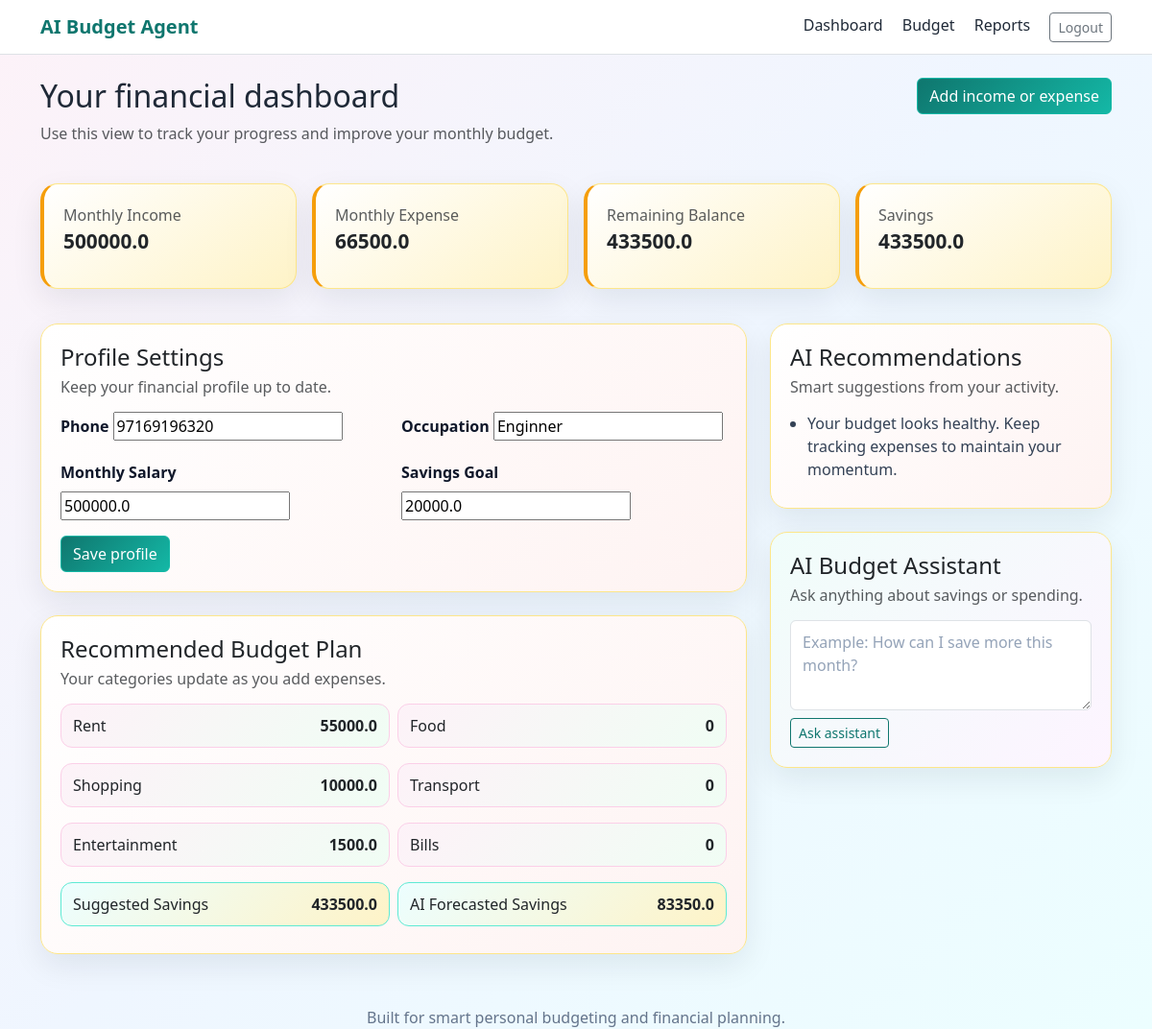
/dashboard (signed in), run on the app's committed database.
### tables this page shows
CREATE TABLE expenses (
            id INTEGER PRIMARY KEY AUTOINCREMENT,
            user_id INTEGER NOT NULL,
            category TEXT NOT NULL,
            amount REAL NOT NULL,
            description TEXT,
            expense_date TEXT NOT NULL,
            created_at TEXT NOT NULL,
            FOREIGN KEY (user_id) REFERENCES users(id)
        );

### app.py (the view)
    def wrapped(*args, **kwargs):
        if not get_current_user().is_authenticated:
            flash("Please sign in to continue.", "warning")
            return redirect(url_for("login"))
        return view_func(*args, **kwargs)

### app.py (called while the page is built, shortened)
def get_current_user():
    user_id = session.get("user_id")
    if not user_id:
        return AnonymousUser()
    db = get_db()
    row = db.execute("SELECT id, username, email FROM users WHERE id = ?", (user_id,)).fetchone()
    if row:
        return User(row[0], row[1], row[2])
    session.pop("user_id", None)
    return AnonymousUser()

@app.context_processor
def inject_user():
    return {"current_user": get_current_user()}

def login_required(view_func):
    def wrapped(*args, **kwargs):
        if not get_current_user().is_authenticated:
            flash("Please sign in to continue.", "warning")
            return redirect(url_for("login"))
        return view_func(*args, **kwargs)
    wrapped.__name__ = view_func.__name__
    return wrapped

def get_db():
    if "db" not in g:
        conn = sqlite3.connect(DB_PATH)
        conn.row_factory = sqlite3.Row
        g.db = conn
    return g.db

def ensure_dataset():
    if DATASET_PATH.exists():
        return

def build_budget_plan(summary):
    category_names = ["Rent", "Food", "Shopping", "Transport", "Entertainment", "Bills"]
    plan = {name.lower(): summary["category_totals"].get(name, 0) for name in category_names}
    plan["savings"] = max(0, summary["monthly_income"] - summary["monthly_expense"])
    plan["predicted_savings"] = max(0, summary["monthly_income"] * 0.18 - (summary["monthly_expense"] * 0.1))
    return plan

@app.before_request
def ensure_db_ready():
    init_db()
    ensure_dataset()

@app.route("/dashboard", methods=["GET", "POST"])
@login_required
def dashboard():
    summary = calculate_summary(get_current_user().id)
    suggestions = build_ai_recommendations(summary)
    budget_plan = build_budget_plan(summary)
    assistant_reply = None
    profile = get_db().execute("SELECT phone, occupation, monthly_salary, savings_goal FROM profiles WHERE user_id = ?", (get_current_user().id,)).fetchone()
    form = ProfileForm(data={"phone": profile[0] if profile else "", "occupation": profile[1] if profile else "", "monthly_salary": profile[2] if profile else 0, "savings_goal": profile[3] if profile else 0})
    return render_template("dashboard.html", summary=summary, suggestions=suggestions, budget_plan=budget_plan, form=form, assistant_reply=assistant_reply)

    def hidden_tag(self):
        return Markup("")

### templates/dashboard.html (shortened to what this page needs)
{% extends "base.html" %}
{% block content %}
<div class="row mb-4">
    <div class="col-md-8">
        <h2>Your financial dashboard</h2>
        <p class="text-muted">Use this view to track your progress and improve your monthly budget.</p>
    </div>
    <div class="col-md-4 text-md-end">
        <a class="btn btn-primary" href="{{ url_for('budget') }}">Add income or expense</a>
    </div>
</div>
<div class="row g-3 mb-4">
    <div class="col-md-3">
        <div class="card summary-card">
            <div class="text-muted">Monthly Income</div>
            <div class="metric-value">{{ summary.monthly_income | round(2) }}</div>
        </div>
    </div>
    <div class="col-md-3">
        <div class="card summary-card">
            <div class="text-muted">Monthly Expense</div>
            <div class="metric-value">{{ summary.monthly_expense | round(2) }}</div>
        </div>
    </div>
    <div class="col-md-3">
        <div class="card summary-card">
            <div class="text-muted">Remaining Balance</div>
            <div class="metric-value">{{ summary.remaining_balance | round(2) }}</div>
        </div>
    </div>
    <div class="col-md-3">
        <div class="card summary-card">
            <div class="text-muted">Savings</div>
            <div class="metric-value">{{ summary.savings | round(2) }}</div>
        </div>
    </div>
</div>
<div class="row g-4">
    <div class="col-lg-8">
        <div class="card mb-4">
            <div class="section-heading">
                <h4 class="mb-1">Profile Settings</h4>
                <p class="text-muted mb-0">Keep your financial profile up to date.</p>
            </div>
            <form method="post">
                <div class="row g-3">
                    <div class="col-md-6">
                        <label class="form-label">Phone</label>
                        {{ form.phone(class_='form-control') }}
                    </div>
                    <div class="col-md-6">
                        <label class="form-label">Occupation</label>
                        {{ form.occupation(class_='form-control') }}
                    </div>
                    <div class="col-md-6">
                        <label class="form-label">Monthly Salary</label>
                        {{ form.monthly_salary(class_='form-control') }}
                    </div>
                    <div class="col-md-6">
                        <label class="form-label">Savings Goal</label>
                        {{ form.savings_goal(class_='form-control') }}
                    </div>
                </div>
                <button class="btn btn-primary mt-3" type="submit">Save profile</button>
            </form>
        </div>
        <div class="card">
            <div class="section-heading">
                <h4 class="mb-1">Recommended Budget Plan</h4>
                <p class="text-muted mb-0">Your categories update as you add expenses.</p>
            </div>
            <div class="row g-2">
                {% for label, value in [('Rent', budget_plan.rent), ('Food', budget_plan.food), ('Shopping', budget_plan.shopping), ('Transport', budget_plan.transport), ('Entertainment', budget_plan.entertainment), ('Bills', budget_plan.bills)] %}
                <div class="col-md-6">
                    <div class="plan-pill">
                        <span>{{ label }}</span>
                        <strong>{{ value | round(2) }}</strong>
                    </div>
                </div>
                {% endfor %}
                <div class="col-md-6">
                    <div class="plan-pill highlight">
                        <span>Suggested Savings</span>
                        <strong>{{ budget_plan.savings | round(2) }}</strong>
                    </div>
                </div>
                <div class="col-md-6">
                    <div class="plan-pill highlight">
                        <span>AI Forecasted Savings</span>
                        <strong>{{ budget_plan.predicted_savings | round(2) }}</strong>
                    </div>
                </div>
            </div>
        </div>
    </div>
    <div class="col-lg-4">
        <div class="card">
            <div class="section-heading">
                <h4 class="mb-1">AI Recommendations</h4>
                <p class="text-muted mb-0">Smart suggestions from your activity.</p>
            </div>
            <ul class="recommendation-list">
                {% for item in suggestions %}
                <li>{{ item }}</li>
                {% endfor %}
            </ul>
        </div>
        <div class="card mt-4 assistant-card">
            <div class="section-heading">
                <h4 class="mb-1">AI Budget Assistant</h4>
                <p class="text-muted mb-0">Ask anything about savings or spending.</p>
            </div>
            <form method="post">
                <textarea class="form-control mb-2" name="assistant_prompt" rows="3" placeholder="Example: How can I save more this month?"></textarea>
                <button class="btn btn-outline-primary btn-sm" type="submit">Ask assistant</button>
            </form>
        </div>
    </div>
</div>
{% endblock %}

### static/style.css (style rules this page uses)
body { font-family: 'Segoe UI', sans-serif; background: linear-gradient(135deg, #fdf2f8, #eff6ff, #ecfeff); color: #1f2937; }
.hero-card, .card { background: linear-gradient(135deg, #ffffff, #fef3f2); border: 1px solid #fde68a; border-radius: 18px; box-shadow: 0 12px 32px rgba(15, 23, 42, 0.08); padding: 20px; }
.btn-primary { background: linear-gradient(135deg, #0f766e, #14b8a6); border-color: #14b8a6; }
.btn-outline-primary { border-color: #0f766e; color: #0f766e; }
.summary-card { background: linear-gradient(145deg, #ffffff, #fef3c7); border-left: 4px solid #f59e0b; margin-bottom: 12px; min-height: 110px; }
.metric-value { font-size: 1.3rem; font-weight: 700; }
.section-heading { margin-bottom: 14px; }
.plan-pill { display: flex; justify-content: space-between; align-items: center; background: linear-gradient(135deg, #fdf2f8, #f0fdf4); border: 1px solid #fbcfe8; border-radius: 12px; padding: 10px 12px; margin-bottom: 8px; }
.plan-pill.highlight { background: linear-gradient(135deg, #ecfeff, #fef3c7); border-color: #5eead4; }
.recommendation-list { padding-left: 18px; margin: 0; }
.recommendation-list li { margin-bottom: 8px; color: #334155; }
.assistant-card { background: linear-gradient(135deg, #f0fdfa, #fdf4ff); }
.form-label { font-weight: 600; color: #0f172a; }
.form-control::placeholder { color: #94a3b8; }
.form-control, .form-select { padding: 10px 12px; }

### data on the page
expenses: category "Shopping", amount "10000.0"
expenses: category "Entertainment", amount "1500.0"

### other printed values
{{ summary.monthly_income | round(2) }} "500000.0"
{{ summary.monthly_expense | round(2) }} "66500.0"
{{ summary.remaining_balance | round(2) }} "433500.0"
{{ summary.savings | round(2) }} "433500.0"
{{ label }} "Rent" "Food" "Transport" "Bills"
{{ value | round(2) }} "55000.0" "0" "0" "0"
{{ budget_plan.savings | round(2) }} "433500.0"
{{ budget_plan.predicted_savings | round(2) }} "83350.0"
{{ item }} "Your budget looks healthy. Keep tracking expenses to maintain your momentum."
